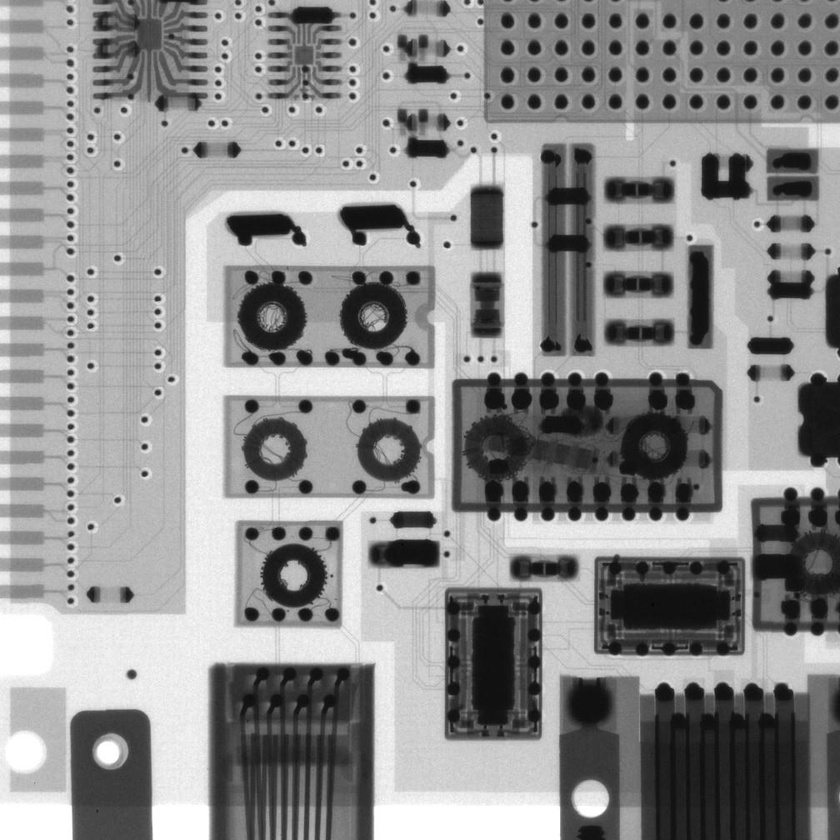
#> input picture DIP/Demos/Morphology/Eaqgv.jpg, 840 x 840 px, shrunk from 1008 x 1008 before the run
$ python demo_grayscaleMorphology.py   (older library calls are emulated)
#> lines starting #> are read from the running program, lines starting #| are printed output that depends on the picture
#!/usr/bin/env python3
# -*- coding: utf-8 -*-
"""

@author: Mads Dyrmann
"""


from pylab import *
from skimage.util import img_as_float
from imageio import imread, imsave
from skimage.morphology import disk, erosion, dilation, opening, closing
from skimage.color import rgb2gray


im = imread('Eaqgv.jpg')
#> im is the input picture: shape (840, 840); min 2, max 255, mean 141.6
se = disk(5)

imshow(im,cmap='gray')
title('input')
show()

#Perform gray-scale dilation
imdil = dilation(im,selem=se)
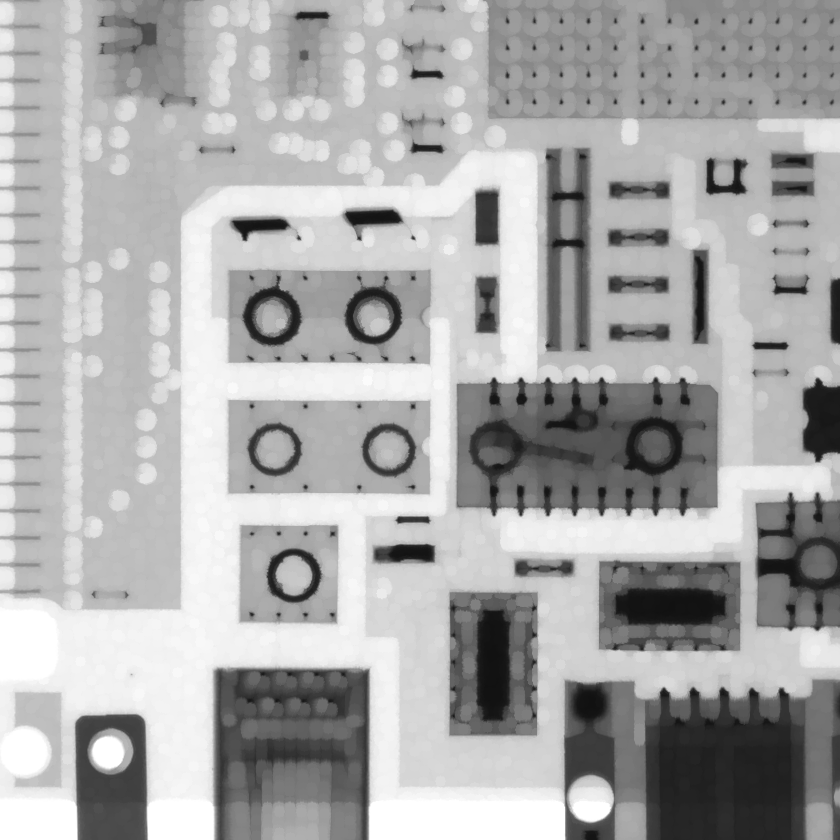
#> imdil: shape (840, 840); min 17, max 255, mean 170
imshow(imdil, cmap='gray')
title('Dilation')
imsave('dilation.png', imdil)
show()

#Perform gray-scale erosion
imero = erosion(im,selem=se)
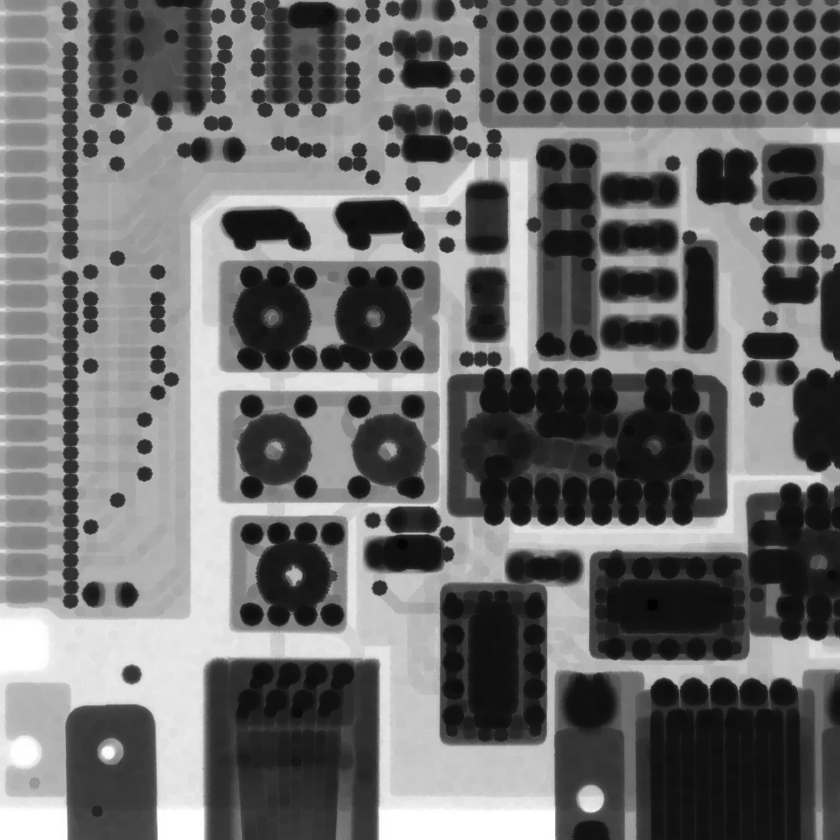
#> imero: shape (840, 840); min 2, max 255, mean 108.6
imshow(imero, cmap='gray')
title('Erosion')
imsave('erosion.png', imero)
show()

#Perform gray-scale opening
imopen = opening(im,selem=se)
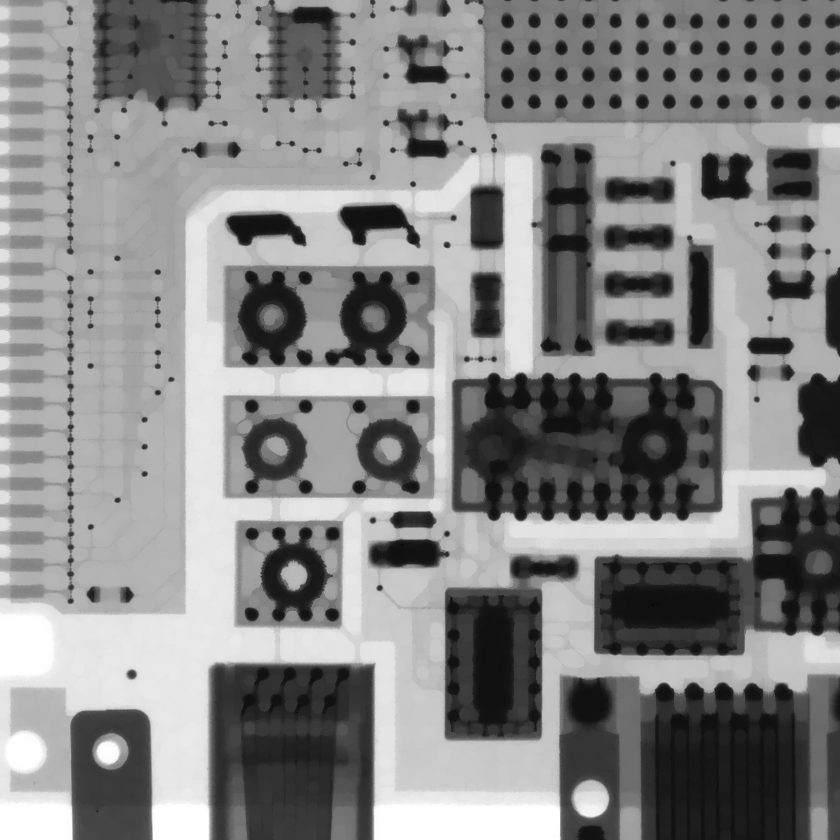
#> imopen: shape (840, 840); min 2, max 255, mean 134.5
imshow(imopen, cmap='gray')
title('Opening')
imsave('Opening.png', imopen)
show()

#Perform gray-scale closing
imclose = closing(im,selem=se)
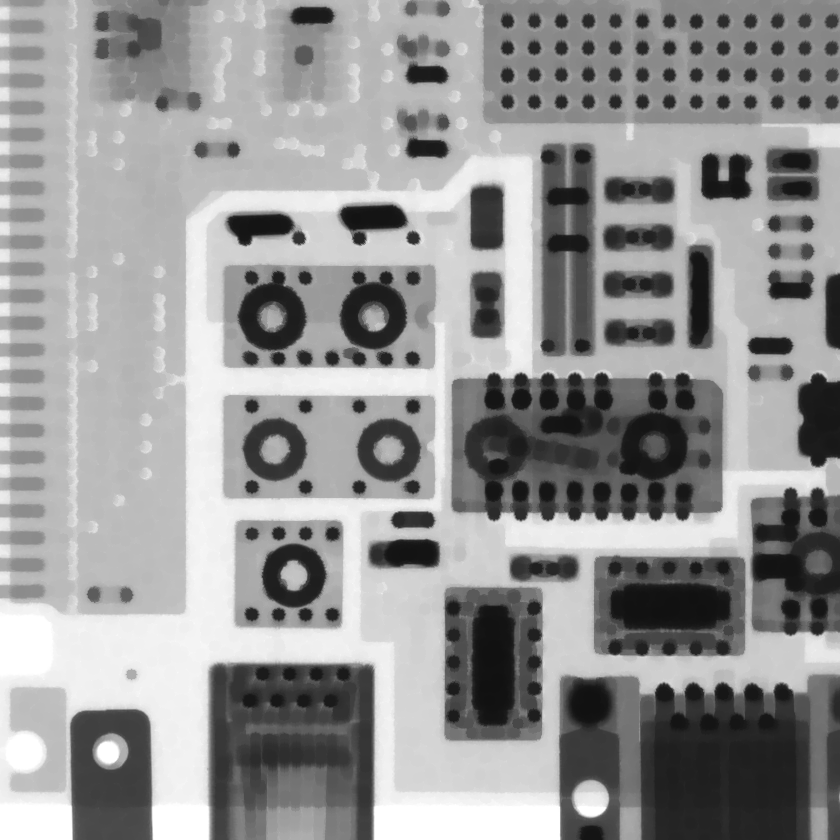
#> imclose: shape (840, 840); min 17, max 255, mean 149.4
imshow(imclose, cmap='gray')
title('Closing')
imsave('Closing.png', imclose)
show()
